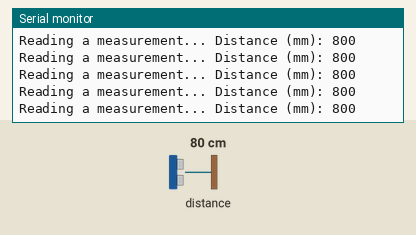
This sketch was run on a simulated Arduino Uno, built with avr-gcc and run on an emulated ATmega328P. On the bench: the last lines printed to the serial monitor. The test bench sets the inputs (shaded band); at power-on: distance to the obstacle 80 cm.

Above: at 1.2 s.
1.3 s: distance to the obstacle set to 250 cm
At 1.46 s:
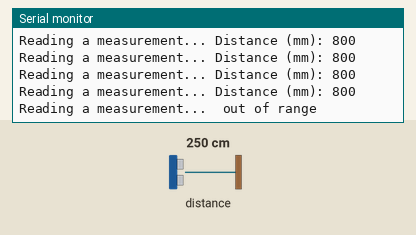
3.2 s: distance to the obstacle set to 2 cm
At 3.2 s:
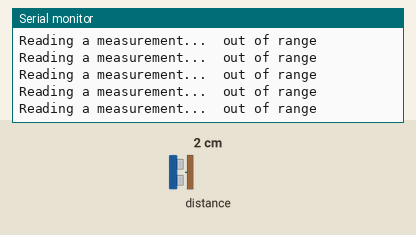

Measured:
- after the input at 1.3 s, the serial monitor: prints a new line at once (image 1)

The sketch:

vl53l0x_Nano_Serial_monitor.ino
```cpp
#include "Adafruit_VL53L0X.h"
Adafruit_VL53L0X lox = Adafruit_VL53L0X();

void setup() {
  Serial.begin(115200);
  Serial.println("Adafruit VL53L0X test");
  if (!lox.begin()) {
    Serial.println(F("Failed to boot VL53L0X"));
    while (1)
      ;
  }
  Serial.println(F("VL53L0X API Simple Ranging example\n\n"));
}

void loop() {
  VL53L0X_RangingMeasurementData_t measure;
  Serial.print("Reading a measurement... ");
  lox.rangingTest(&measure, false);
  // lox.getRangingMeasurement(&measure, false);
  if (measure.RangeStatus != 4) {
    Serial.print("Distance (mm): ");
    Serial.println(measure.RangeMilliMeter);
  } else {
    Serial.println(" out of range ");
  }
  delay(100);
}
```
